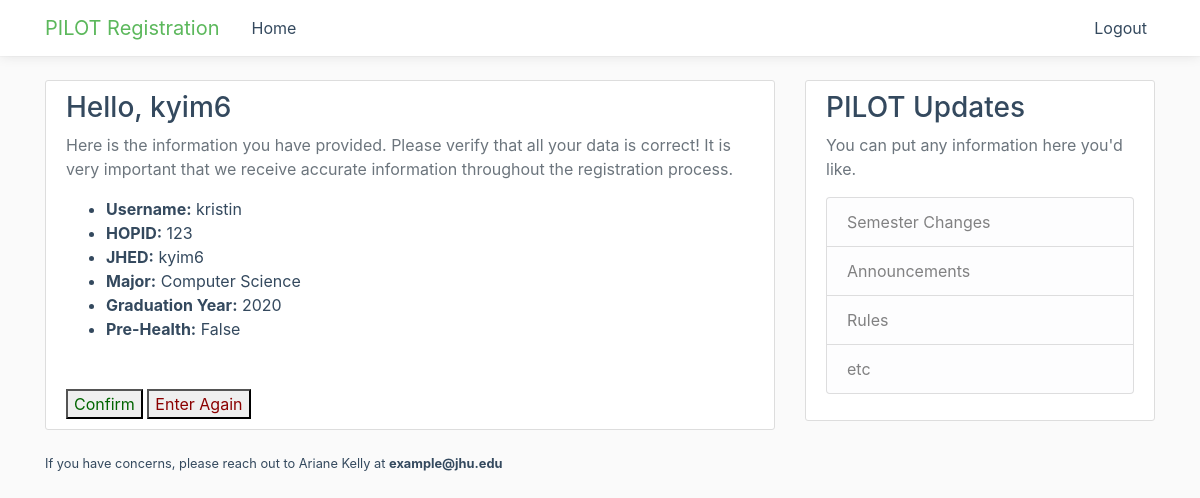
/17/results/ (signed in), run on the app's committed database.
### one/models.py (models this page shows, shortened)
class StudentUser(models.Model):
	user = models.OneToOneField(User, on_delete=models.CASCADE)
	hopid = models.CharField(max_length=200)
	jhed = models.CharField(max_length=200)
	major = models.CharField(max_length=100)
	grad_year = models.CharField(max_length=4)
	pre_health = models.BooleanField(default=False)

### one/views.py (the view)
# urls.py: path('<int:pk>/results/', views.get_results, name='results'),
@login_required
def get_results(request, pk):
	student = StudentUser.objects.filter(id=pk).first()
	if request.method == 'POST':
			return redirect('one:detail', pk=student.id)
	else:
		context = {
			'title': 'Your Information | PILOT Registration',
			'student': student
		}
		return render(request, 'one/results.html/', context=context)

### one/templates/one/results.html
{% extends "one/base.html" %}
{% block content %}
<div class="content-section">
	<h3>Hello, {{ student.jhed }}</h3>
	<p class="text-muted">Here is the information you have provided. Please verify that all your data is correct! It is very important that we receive accurate information throughout the registration process.</p>
	<ul>
		<li><b>Username:</b> {{user.username}}</li>
		<li><b>HOPID:</b> {{student.hopid}}</li>
		<li><b>JHED:</b> {{student.jhed}}</li>
		<li><b>Major:</b> {{student.major}}</li>
		<li><b>Graduation Year:</b> {{student.grad_year}}</li>
		<li><b>Pre-Health:</b> {{student.pre_health}}</li>
	</ul><br><br>
		<button>
		<a style="text-decoration: none; color: darkgreen;" href="{% url 'one:detail' student.id %}">Confirm</a>
	</button>
		<button>
			<a style="text-decoration: none; color: darkred;" href="{% url 'one:data' %}">Enter Again</a>
		</button>
</div>
{% endblock content %}

### one/static/one/main.css (style rules this page uses)
body { background: #fafafa; color: #34495E; margin-top: 5rem; }
h1, h2, h3, h4, h5, h6 { color: #34495E; }
ul { margin: 0; }
.content-section { background: #ffffff; padding: 10px 20px; border: 1px solid #dddddd; border-radius: 3px; margin-bottom: 20px; }

### data on the page
StudentUser: jhed "kyim6", hopid "123", major "Computer Science", grad_year "2020", pre_health "False"

### other printed values
{{ user.username }} "kristin"
